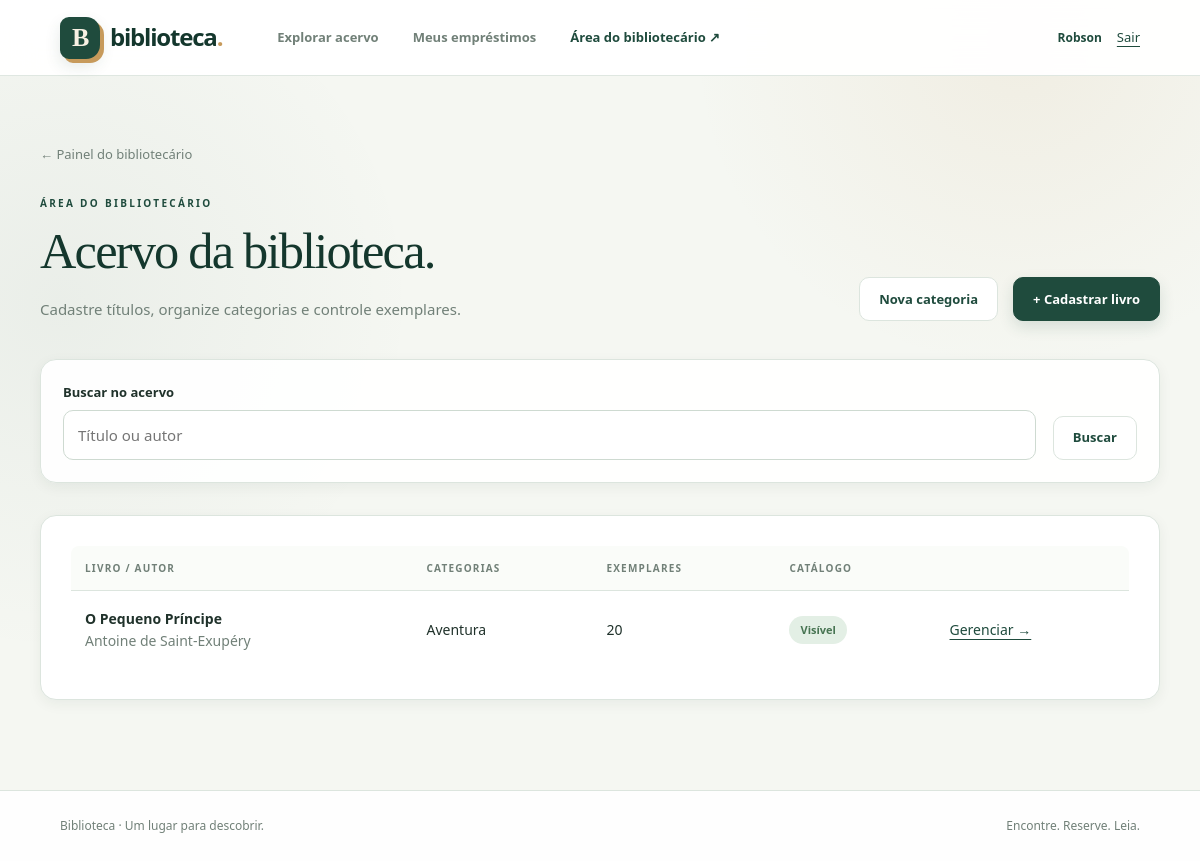
Page /livro/gestao/acervo/ (signed in) on the committed database.
### livro/models.py (models this page shows, shortened)
class Livro(models.Model):
    nome = models.CharField("Título", max_length=200)
    autor = models.CharField("Autor", max_length=150)
    co_autor = models.CharField("Coautor", max_length=150, blank=True)
    sinopse = models.TextField("Sinopse", blank=True)
    categorias = models.ManyToManyField(
        Categoria,
        related_name="livros",
        verbose_name="Categorias",
        help_text="Selecione de 1 a 3 categorias.",
    )
    cadastrado_por = models.ForeignKey(
        settings.AUTH_USER_MODEL,
        on_delete=models.PROTECT,
    )
    criado_em = models.DateTimeField(auto_now_add=True)
    ativo = models.BooleanField("Visível no catálogo", default=True)
    class Meta:
        ordering = ["nome", "pk"]

class Categoria(models.Model):
    nome = models.CharField("Nome", max_length=80, unique=True)
    descricao = models.TextField("Descrição", blank=True)
    class Meta:
        ordering = ["nome"]
    def __str__(self):
        return self.nome

### livro/views.py (the view)
# urls.py: path("gestao/acervo/", views.listar_acervo_bibliotecario, name="acervo"),
@login_required
@permission_required("livro.view_livro", raise_exception=True)
def listar_acervo_bibliotecario(request):
    texto_da_busca = request.GET.get("q", "").strip()
    livros = Livro.objects.prefetch_related("categorias")
    livros = livros.annotate(total=Count("exemplares")).order_by("nome", "id")
    if texto_da_busca:
        livros = livros.filter(
            Q(nome__icontains=texto_da_busca)
            | Q(autor__icontains=texto_da_busca)
        )
    paginador = Paginator(livros, 20)
    pagina = paginador.get_page(request.GET.get("page"))
    dados_da_pagina = {"pagina": pagina, "busca": texto_da_busca}
    return render(request, "livro/acervo.html", dados_da_pagina)

### templates/livro/acervo.html (shortened to what this page needs)
{% extends 'base.html' %}
{% block conteudo %}
<a
  class="back-link"
  href="{% url 'painel_bibliotecario' %}"
>
  ← Painel do bibliotecário
</a>
<section class="page-heading">
  <div>
    <span class="eyebrow">
      ÁREA DO BIBLIOTECÁRIO
    </span>
    <h1>
      Acervo da biblioteca.
    </h1>
    <p>
      Cadastre títulos, organize categorias e controle exemplares.
    </p>
  </div>
  <div class="actions">
    <a
      class="button secondary"
      href="{% url 'nova_categoria' %}"
    >
      Nova categoria
    </a>
    <a
      class="button"
      href="{% url 'novo_livro' %}"
    >
      + Cadastrar livro
    </a>
  </div>
</section>
<form method="get" class="search-panel">
  <div class="search-field">
    <label for="q">
      Buscar no acervo
    </label>
    <input
      type="search"
      id="q"
      name="q"
      value="{{ busca }}"
      placeholder="Título ou autor"
    >
  </div>
  <button
    class="button secondary"
    type="submit"
  >
    Buscar
  </button>
</form>
<div class="panel table-wrap">
  <table>
    <thead>
      <tr>
        <th>Livro / Autor</th>
        <th>Categorias</th>
        <th>Exemplares</th>
        <th>Catálogo</th>
        <th></th>
      </tr>
    </thead>
    <tbody>
      {% for livro in pagina %}
        <tr>
          <td>
            <strong>
              {{ livro.nome }}
            </strong>
            <br>
            <span class="muted">
              {{ livro.autor }}
            </span>
          </td>
          <td>
            {{ livro.categorias.all|join:", " }}
          </td>
          <td>
            {{ livro.total }}
          </td>
          <td>
            {% if livro.ativo %}
              <span class="badge available">
                Visível
              </span>
            {% else %}
              <span class="badge neutral">
                Oculto
              </span>
            {% endif %}
          </td>
          <td>
            <a href="{% url 'detalhe_livro' livro.pk %}">
              Gerenciar →
            </a>
          </td>
        </tr>
      {% endfor %}
    </tbody>
  </table>
</div>
{% endblock %}

### templates/base.html (shortened to what this page needs)
{% load static %}
<!doctype html>
<html lang="pt-BR">
<head>
  <link rel="stylesheet" href="{% static 'app.css' %}">
</head>
<body>
<header class="topbar">
  <a class="brand" href="{% url 'inicio' %}"><span class="brand-icon" aria-hidden="true">B</span> biblioteca<span class="brand-dot">.</span></a>
  {% if user.is_authenticated %}
  <nav aria-label="Menu principal">
    <a href="{% url 'catalogo' %}">Explorar acervo</a>
    <a href="{% url 'meus_emprestimos' %}">Meus empréstimos</a>
    {% if perms.livro.gerenciar_circulacao %}<a class="staff-link" href="{% url 'painel_bibliotecario' %}">Área do bibliotecário ↗</a>{% endif %}
  </nav>
  <div class="account"><span>{{ user.first_name|default:user.username }}</span>
    <form method="post" action="{% url 'sair' %}">{% csrf_token %}<button class="text-button" type="submit">Sair</button></form>
  </div>
  {% else %}
  <span class="top-note">Histórias que passam de mão em mão.</span>
  {% endif %}
</header>
<main id="conteudo">
  {% block conteudo %}{% endblock %}
</main>
<footer><span>Biblioteca · Um lugar para descobrir.</span><span>Encontre. Reserve. Leia.</span></footer>
</body>
</html>

### rows in the picture
Livro: nome "O Pequeno Príncipe", autor "Antoine de Saint-Exupéry", categorias.all "Aventura", total "20", ativo "Visível"

### other values in the picture
{{ user.first_name|default:user.username }} "Robson"
